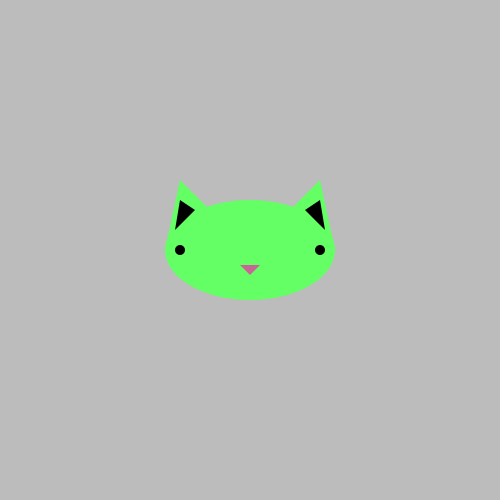
Frame 1 (no input)
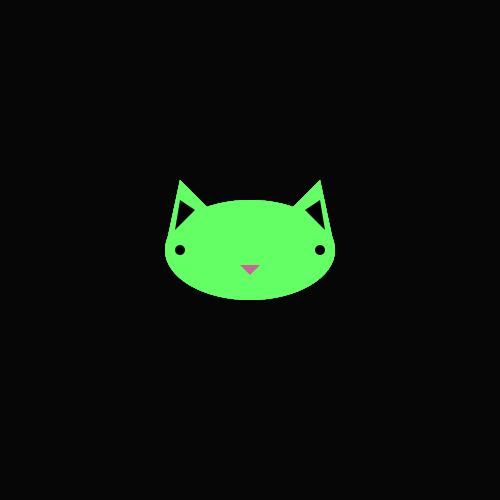
Frame 60 (the mouse pressed at the canvas centre just before this capture)
Frame 120 (the mouse held since frame 60 and released just before this capture): identical to frame 60, image omitted

The Processing sketch that drew these frames (run headless with seeded random() and noise(); from frame 60 on, the mouse is pressed at the canvas centre):

// Processing sketch: processing_71571
// ── processing_71571.pde

//globals
int x, dX, y, dY;
int wait = 24;
color cat = color(100,255,100);

void setup(){
  size(500,500);
  x = width/2;
  y = width/2;
  dX = x;
  dY = y;
}

void draw(){
  //set up drawing
  noStroke();
  smooth();
  
  //set up bg
  fill(0,0,0,20);
  rect(0,0, width,width);
  
  //update coordinates
  x += (dX-x)/wait;
  y += (dY-y)/wait;
  
  fill(cat);
  ellipse(x,y, 170,100);
  triangle(x-30,y-30, x-85,y, x-70,y-70);
  triangle(x+30,y-30, x+85,y, x+70,y-70);
  
  fill(0);
  triangle(x-55,y-40, x-75,y-20, x-70,y-50);
  triangle(x+55,y-40, x+75,y-20, x+70,y-50);
  ellipse(x-70,y, 10,10);
  ellipse(x+70,y, 10,10);
  
  fill(200,100,150);
  triangle(x-10,y+15, x+10,y+15, x,y+25);
  
}

void mousePressed(){
  dX = mouseX;
  dY = mouseY;
  if(mouseButton == LEFT){
    cat = color(200,200,0);
  }
  if(mouseButton == RIGHT){
    cat = color(100,255,100);
  }
}
